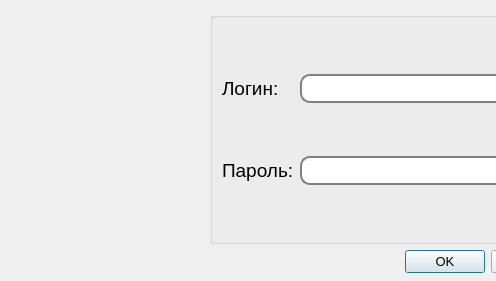
<?xml version="1.0" encoding="UTF-8"?>
<ui version="4.0">
 <class>Start</class>
 <widget class="QDialog" name="Start">
  <property name="geometry">
   <rect>
    <x>0</x>
    <y>0</y>
    <width>496</width>
    <height>281</height>
   </rect>
  </property>
  <property name="windowTitle">
   <string>Dialog</string>
  </property>
  <widget class="QLabel" name="label_3">
   <property name="geometry">
    <rect>
     <x>10</x>
     <y>40</y>
     <width>230</width>
     <height>180</height>
    </rect>
   </property>
   <property name="text">
    <string/>
   </property>
  </widget>
  <widget class="QWidget" name="">
   <property name="geometry">
    <rect>
     <x>210</x>
     <y>12</y>
     <width>361</width>
     <height>261</height>
    </rect>
   </property>
   <layout class="QVBoxLayout" name="verticalLayout">
    <item>
     <widget class="QGroupBox" name="groupBox">
      <property name="title">
       <string/>
      </property>
      <layout class="QGridLayout" name="gridLayout">
       <item row="1" column="0">
        <widget class="QLabel" name="label_2">
         <property name="font">
          <font>
           <pointsize>14</pointsize>
          </font>
         </property>
         <property name="text">
          <string>Пароль:</string>
         </property>
        </widget>
       </item>
       <item row="1" column="1">
        <widget class="QLineEdit" name="pass">
         <property name="font">
          <font>
           <pointsize>14</pointsize>
          </font>
         </property>
         <property name="styleSheet">
          <string notr="true"> QLineEdit {
     border: 2px solid gray;
     border-radius: 10px;
     padding: 0 8px;
     selection-background-color: darkgray;
 }
QLineEdit[echoMode=&quot;2&quot;] {
     lineedit-password-character: 9679;
 }

QLineEdit:read-only {
 	background: lightblue;
}</string>
         </property>
        </widget>
       </item>
       <item row="0" column="1">
        <widget class="QLineEdit" name="login">
         <property name="font">
          <font>
           <pointsize>14</pointsize>
          </font>
         </property>
         <property name="styleSheet">
          <string notr="true"> QLineEdit {
     border: 2px solid gray;
     border-radius: 10px;
     padding: 0 8px;
     selection-background-color: darkgray;
 }</string>
         </property>
        </widget>
       </item>
       <item row="0" column="0">
        <widget class="QLabel" name="label">
         <property name="font">
          <font>
           <pointsize>14</pointsize>
          </font>
         </property>
         <property name="text">
          <string>Логин:</string>
         </property>
        </widget>
       </item>
      </layout>
     </widget>
    </item>
    <item>
     <widget class="QDialogButtonBox" name="buttonBox">
      <property name="font">
       <font>
        <pointsize>10</pointsize>
       </font>
      </property>
      <property name="standardButtons">
       <set>QDialogButtonBox::Cancel|QDialogButtonBox::Ok</set>
      </property>
     </widget>
    </item>
   </layout>
  </widget>
 </widget>
 <resources/>
 <connections/>
</ui>
